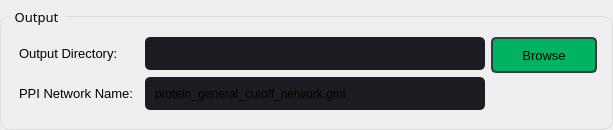
                           <widget class="QGroupBox" name="groupBox_28">
                            <property name="sizePolicy">
                             <sizepolicy hsizetype="Expanding" vsizetype="Preferred">
                              <horstretch>0</horstretch>
                              <verstretch>0</verstretch>
                             </sizepolicy>
                            </property>
                            <property name="minimumSize">
                             <size>
                              <width>610</width>
                              <height>130</height>
                             </size>
                            </property>
                            <property name="maximumSize">
                             <size>
                              <width>690</width>
                              <height>130</height>
                             </size>
                            </property>
                            <property name="font">
                             <font>
                              <family>Segoe UI Semibold</family>
                              <pointsize>10</pointsize>
                             </font>
                            </property>
                            <property name="styleSheet">
                             <string notr="true">QGroupBox {
  
  border: 1px solid rgb(220, 220, 220);
  border-radius: 10px;
  padding: 4px;
  margin-top: 16px;
}

QGroupBox::title {
  subcontrol-origin: margin;
  subcontrol-position: top left;
  left: 10px;
  padding-left: 3px;
  padding-right: 5px;
  padding-top: 8px;
  padding-bottom: 16px;
}

QGroupBox::indicator {
  margin-left: 2px;
  height: 16px;
  width: 16px;
}</string>
                            </property>
                            <property name="title">
                             <string>Output</string>
                            </property>
                            <layout class="QVBoxLayout" name="verticalLayout_31">
                             <item>
                              <layout class="QGridLayout" name="gridLayout_20">
                               <property name="leftMargin">
                                <number>3</number>
                               </property>
                               <property name="topMargin">
                                <number>4</number>
                               </property>
                               <property name="rightMargin">
                                <number>0</number>
                               </property>
                               <property name="bottomMargin">
                                <number>4</number>
                               </property>
                               <property name="horizontalSpacing">
                                <number>6</number>
                               </property>
                               <item row="0" column="0">
                                <widget class="QLabel" name="label_94">
                                 <property name="sizePolicy">
                                  <sizepolicy hsizetype="Preferred" vsizetype="Preferred">
                                   <horstretch>0</horstretch>
                                   <verstretch>0</verstretch>
                                  </sizepolicy>
                                 </property>
                                 <property name="minimumSize">
                                  <size>
                                   <width>120</width>
                                   <height>0</height>
                                  </size>
                                 </property>
                                 <property name="maximumSize">
                                  <size>
                                   <width>130</width>
                                   <height>16777215</height>
                                  </size>
                                 </property>
                                 <property name="font">
                                  <font>
                                   <family>Segoe UI</family>
                                   <pointsize>10</pointsize>
                                  </font>
                                 </property>
                                 <property name="text">
                                  <string>Output Directory:</string>
                                 </property>
                                </widget>
                               </item>
                               <item row="1" column="0">
                                <widget class="QLabel" name="label_95">
                                 <property name="sizePolicy">
                                  <sizepolicy hsizetype="Preferred" vsizetype="Preferred">
                                   <horstretch>0</horstretch>
                                   <verstretch>0</verstretch>
                                  </sizepolicy>
                                 </property>
                                 <property name="minimumSize">
                                  <size>
                                   <width>120</width>
                                   <height>0</height>
                                  </size>
                                 </property>
                                 <property name="maximumSize">
                                  <size>
                                   <width>130</width>
                                   <height>16777215</height>
                                  </size>
                                 </property>
                                 <property name="font">
                                  <font>
                                   <family>Segoe UI</family>
                                   <pointsize>10</pointsize>
                                  </font>
                                 </property>
                                 <property name="text">
                                  <string>PPI Network Name:</string>
                                 </property>
                                </widget>
                               </item>
                               <item row="0" column="3">
                                <widget class="QPushButton" name="output_directory_button">
                                 <property name="sizePolicy">
                                  <sizepolicy hsizetype="Minimum" vsizetype="Expanding">
                                   <horstretch>0</horstretch>
                                   <verstretch>0</verstretch>
                                  </sizepolicy>
                                 </property>
                                 <property name="minimumSize">
                                  <size>
                                   <width>106</width>
                                   <height>38</height>
                                  </size>
                                 </property>
                                 <property name="maximumSize">
                                  <size>
                                   <width>106</width>
                                   <height>38</height>
                                  </size>
                                 </property>
                                 <property name="font">
                                  <font>
                                   <pointsize>10</pointsize>
                                  </font>
                                 </property>
                                 <property name="styleSheet">
                                  <string notr="true">QPushButton {
	border: 2px solid rgb(52, 59, 72);
	border-radius: 5px;	
	background-color: rgb(0, 180, 95);
	margin-top:1px;
	margin-bottom: 1px;

}
QPushButton:hover {
	background-color: rgb(0, 152, 84);
	border: 2px solid rgb(61, 70, 86);
}
QPushButton:pressed {	
	background-color: rgb(220, 5, 100);
	border: 2px solid rgb(43, 50, 61);
}</string>
                                 </property>
                                 <property name="text">
                                  <string>Browse</string>
                                 </property>
                                </widget>
                               </item>
                               <item row="0" column="1">
                                <widget class="QLineEdit" name="net_output_directory_lineedit">
                                 <property name="sizePolicy">
                                  <sizepolicy hsizetype="Expanding" vsizetype="Expanding">
                                   <horstretch>0</horstretch>
                                   <verstretch>0</verstretch>
                                  </sizepolicy>
                                 </property>
                                 <property name="minimumSize">
                                  <size>
                                   <width>340</width>
                                   <height>33</height>
                                  </size>
                                 </property>
                                 <property name="maximumSize">
                                  <size>
                                   <width>16777215</width>
                                   <height>33</height>
                                  </size>
                                 </property>
                                 <property name="styleSheet">
                                  <string notr="true">QLineEdit {
	background-color: rgb(27, 29, 35);
	border-radius: 5px;
	padding-left: 8px;
}
QLineEdit:hover {
	border: 2px solid rgb(64, 71, 88);
}
QLineEdit:focus {
	border: 2px solid rgb(91, 101, 124);
}</string>
                                 </property>
                                </widget>
                               </item>
                               <item row="1" column="1">
                                <widget class="QLineEdit" name="PPI_Network_name_lineedit">
                                 <property name="sizePolicy">
                                  <sizepolicy hsizetype="Expanding" vsizetype="Expanding">
                                   <horstretch>0</horstretch>
                                   <verstretch>0</verstretch>
                                  </sizepolicy>
                                 </property>
                                 <property name="minimumSize">
                                  <size>
                                   <width>340</width>
                                   <height>33</height>
                                  </size>
                                 </property>
                                 <property name="maximumSize">
                                  <size>
                                   <width>16777215</width>
                                   <height>33</height>
                                  </size>
                                 </property>
                                 <property name="styleSheet">
                                  <string notr="true">QLineEdit {
	background-color: rgb(27, 29, 35);
	border-radius: 5px;
	padding-left: 8px;

}
QLineEdit:hover {
	border: 2px solid rgb(64, 71, 88);
}
QLineEdit:focus {
	border: 2px solid rgb(91, 101, 124);
}</string>
                                 </property>
                                 <property name="text">
                                  <string>protein_general_cutoff_network.gml</string>
                                 </property>
                                </widget>
                               </item>
                              </layout>
                             </item>
                            </layout>
                           </widget>
